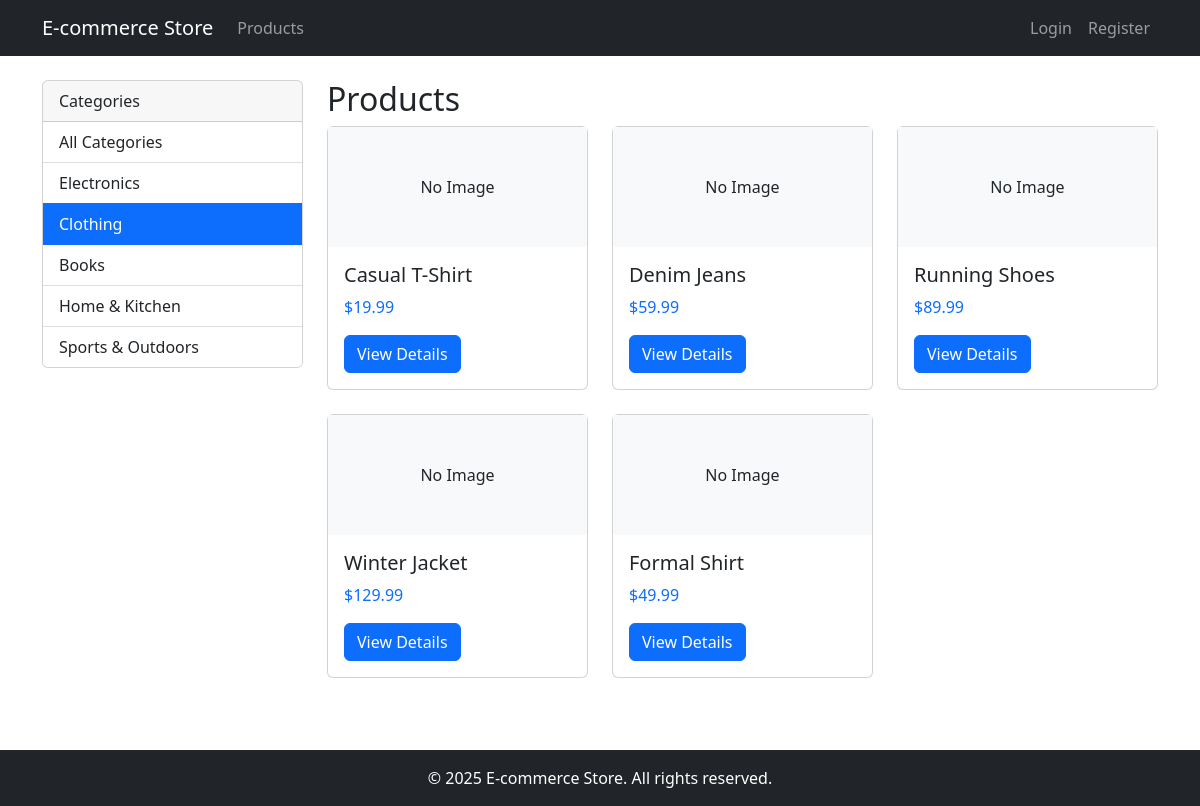
The app's page /?category=2 with its own data.
### products/models.py (models this page shows, shortened)
class Category(models.Model):
    name = models.CharField(max_length=100)
    description = models.TextField(blank=True)

class Product(models.Model):
    name = models.CharField(max_length=200)
    description = models.TextField()
    price = models.DecimalField(max_digits=10, decimal_places=2)
    category = models.ForeignKey(Category, related_name='products', on_delete=models.CASCADE)
    stock = models.PositiveIntegerField(default=0)
    image = models.ImageField(upload_to='products/', null=True, blank=True)
    created_at = models.DateTimeField(auto_now_add=True)

### products/views.py (the view)
# urls.py: path('', views.product_list, name='product_list'),
def product_list(request):
    categories = Category.objects.all()
    selected_category = request.GET.get('category')
    if selected_category:
        products = Product.objects.filter(category__id=selected_category)
    else:
        products = Product.objects.all()
    recommended_products = []
    if request.user.is_authenticated:
        model = RecommendationModel()
        model.train()
        recommended_products = model.get_recommendations(request.user.id, top_n=4)
    context = {
        'products': products,
        'categories': categories,
        'selected_category': selected_category,
        'recommended_products': recommended_products
    }
    return render(request, 'products/product_list.html', context)

### templates/products/product_list.html (shortened to what this page needs)
{% extends 'base.html' %}
{% block content %}
    <div class="row">
        <div class="col-md-3">
            <div class="card mb-4">
                <div class="card-header">Categories</div>
                <div class="list-group list-group-flush">
                    <a href="{% url 'products:product_list' %}" class="list-group-item {% if not selected_category %}active{% endif %}">
                        All Categories
                    </a>
                    {% for category in categories %}
                        <a href="{% url 'products:product_list' %}?category={{ category.id }}"
                           class="list-group-item {% if selected_category == category.id|stringformat:'i' %}active{% endif %}">
                            {{ category.name }}
                        </a>
                    {% endfor %}
                </div>
            </div>
        </div>
        <div class="col-md-9">
            <h2>Products</h2>
            <div class="row">
                {% for product in products %}
                    <div class="col-md-4 mb-4">
                        <div class="card product-card">
                            {% if product.image %}
                                <img src="{{ product.image.url }}" class="card-img-top" alt="{{ product.name }}">
                            {% else %}
                                <div class="bg-light text-center p-5">No Image</div>
                            {% endif %}
                            <div class="card-body">
                                <h5 class="card-title">{{ product.name }}</h5>
                                <p class="card-text text-primary">${{ product.price }}</p>
                                <a href="{% url 'products:product_detail' product.id %}" class="btn btn-primary">View Details</a>
                            </div>
                        </div>
                    </div>
                {% empty %}
                    <div class="col-12">
                        <div class="alert alert-info">No products found.</div>
                    </div>
                {% endfor %}
            </div>
        </div>
    </div>
{% endblock %}

### templates/base.html (style rules this page uses)
.product-card { height: 100%; transition: transform 0.3s; }

### records on screen
Category: name "Electronics"
Category: name "Clothing"
Category: name "Books"
Category: name "Home & Kitchen"
Category: name "Sports & Outdoors"
Product: image "No Image", name "Casual T-Shirt", price "19.99"
Product: image "No Image", name "Denim Jeans", price "59.99"
Product: image "No Image", name "Running Shoes", price "89.99"
Product: image "No Image", name "Winter Jacket", price "129.99"
Product: image "No Image", name "Formal Shirt", price "49.99"
